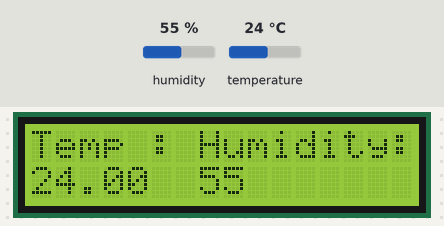
Recording of a sketch running on a simulated Arduino Uno, built with avr-gcc and run on an emulated ATmega328P. Parts: 16×2 character LCD. The inputs (shaded band) are chosen by the test bench; at power-on: humidity 55 %, temperature 24 °C.

Above: at 1.2 s.
1.3 s: humidity set to 22 %
At 3.0 s:
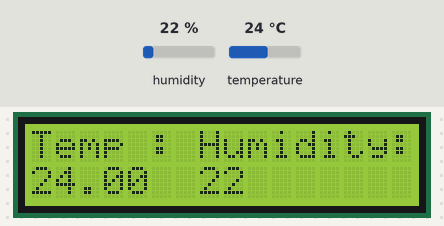
4.1 s: temperature set to 12 °C
At 5.6 s:
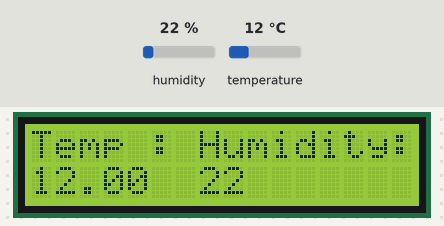
6.9 s: humidity set to 40 %
At 9.4 s:
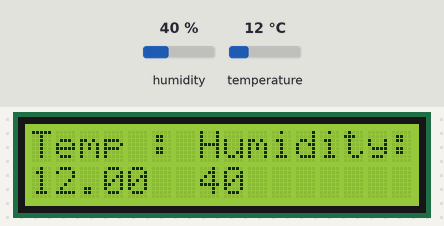
10.3 s: temperature set to 19 °C
At 11.9 s:
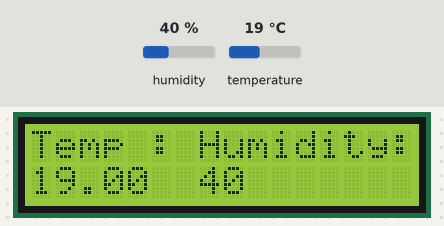
Timing chart, 0 to 13.4 s (numbered marks = the images above; inputs shaded):
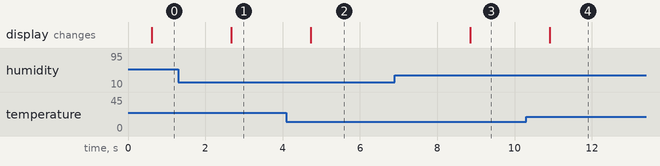

The sketch:

Modified_TempSensorLed.ino
```cpp
#include <Wire.h>
#include <LiquidCrystal_I2C.h>
#include "DHT.h"

#define DHTPIN 7
LiquidCrystal_I2C lcd(0x3F, 2, 1, 0 , 4, 5, 6, 7, 3, POSITIVE);
#define DHTTYPE DHT11
DHT dht(DHTPIN, DHTTYPE);

void setup(){
  lcd.begin(16,2);
  dht.begin();
  lcd.print("Temp : Humidity:");
}


void loop(){
  delay(500);
  lcd.setCursor(0, 1);
  int h = dht.readHumidity();
  float f = dht.readTemperature(true);
  float f1 = (((f) -32)*5/9);
  Serial.println(f1);
  if (isnan(h) || isnan(f1)) {
    lcd.print("ERROR");
    return;
  }
  lcd.print(f1);
  lcd.setCursor(7,1);
  lcd.print(h);
  }
```

Measured:
- after the input at 1.3 s, the display: changes after 1.4 s (image 1)
- after the input at 4.1 s, the display: changes after 0.63 s (image 2)
- after the input at 6.9 s, the display: changes after 1.9 s (image 3)
- after the input at 10.3 s, the display: changes after 0.61 s (image 4)
